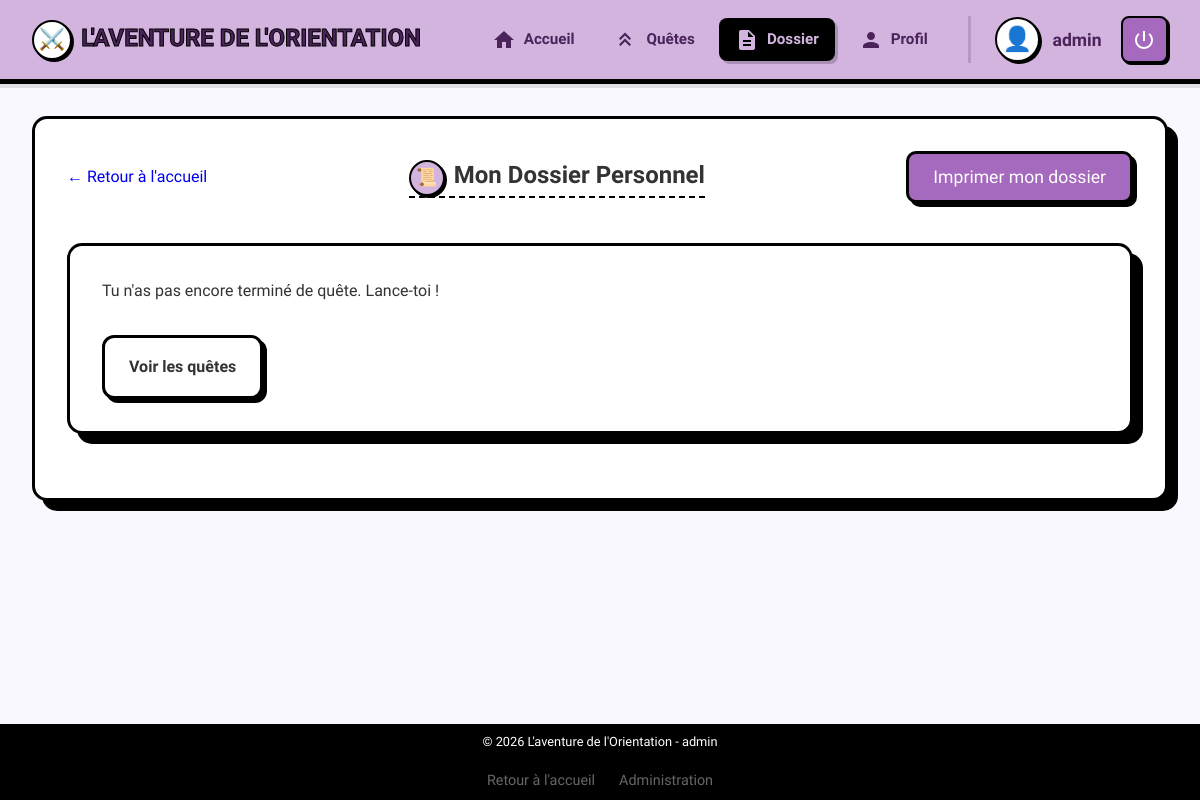
Page /dossier/ (signed in) on the committed database.
### adventure/models.py (models this page shows, shortened)
class User(AbstractUser):
    avatar = models.CharField(max_length=50, default="👤")
    age = models.IntegerField(null=True, blank=True)
    role = models.ForeignKey(Role, on_delete=models.SET_NULL, null=True, blank=True)
    level = models.ForeignKey(Level, on_delete=models.SET_NULL, null=True, blank=True)
    children = models.ManyToManyField(
        "self", symmetrical=False, related_name="parents", blank=True
    )

class Role(models.Model):
    label = models.CharField(max_length=50, unique=True)

### adventure/views.py (the view)
# urls.py: path("dossier/", views.dossier, name="dossier"),
@login_required
def dossier(request):
    user_activities = UserActivity.objects.filter(
        user=request.user, is_completed=True
    ).select_related("activity", "activity__theme")
    return render(
        request, "adventure/dossier.html", {"user_activities": user_activities}
    )

### adventure/templates/adventure/dossier.html
{% extends 'adventure/base.html' %}
{% load static %}
{% block content %}
<section id="dossier-section" class="panel view">
    <div class="header-actions">
        <a href="{% url 'adventure:dashboard' %}" class="back-home-btn" style="text-decoration: none;">&larr; Retour à l'accueil</a>
        <h2><span class="icon">📜</span> Mon Dossier Personnel</h2>
        <button id="print-btn" onclick="window.print()">Imprimer mon dossier</button>
    </div>
    <div id="dossier-content">
        {% regroup user_activities by activity.theme as theme_list %}
        {% for theme_group in theme_list %}
        <div class="theme-section">
            <h3 class="mt-2"><span class="icon">📜</span> {{ theme_group.grouper.label|default:"Autres Quêtes" }}</h3>
            <div class="manga-grid">
                {% for ua in theme_group.list %}
                <div class="activity-card">
                    <div class="activity-card-header">
                        <h3>{{ ua.activity.title }}</h3>
                        <span class="badge badge-type">Terminée ✅</span>
                    </div>
                    <div class="activity-card-body">
                        {% if ua.notes %}
                        <div class="notes-box mt-1">
                            <strong>Mes notes :</strong>
                            <p><em>{{ ua.notes }}</em></p>
                        </div>
                        {% endif %}
                        <a href="{% url 'adventure:activity_detail' ua.activity.id %}" class="open-activity mt-1" style="text-decoration: none;">Revoir la quête</a>
                    </div>
                </div>
                {% endfor %}
            </div>
        </div>
        {% empty %}
        <div class="panel text-center py-4">
            <p>Tu n'as pas encore terminé de quête. Lance-toi !</p>
            <a href="{% url 'adventure:activity_list' %}" class="cloud-btn mt-2" style="text-decoration: none; display: inline-block;">Voir les quêtes</a>
        </div>
        {% endfor %}
    </div>
</section>
{% endblock %}

### adventure/templates/adventure/base.html (shortened to what this page needs)
{% load static %}
<!DOCTYPE html>
<html lang="fr">
<head>
    <link rel="stylesheet" href="{% static 'adventure/css/style.css' %}">
</head>
<body>
    <header>
        <div class="header-container">
            <h1><a href="{% url 'adventure:home' %}" style="text-decoration: none; color: inherit;"><span class="icon">⚔️</span> L'aventure de l'Orientation</a></h1>
            <div id="user-info">
                <div id="nav-wrapper">
                    <nav id="main-nav">
                        <a href="{% url 'adventure:dashboard' %}" class="nav-btn {% if request.resolver_match.url_name == 'dashboard' %}active{% endif %}">
                            <svg class="nav-icon" viewBox="0 0 24 24" width="24" height="24"><path d="M10 20v-6h4v6h5v-8h3L12 3 2 12h3v8z"/></svg>
                            <span>Accueil</span>
                        </a>
                        <a href="{% url 'adventure:activity_list' %}" class="nav-btn {% if request.resolver_match.url_name == 'activity_list' %}active{% endif %}">
                            <svg class="nav-icon" viewBox="0 0 24 24" width="24" height="24"><path d="M14.5 18l-4.5-4.5-4.5 4.5-1.5-1.5 6-6 6 6-1.5 1.5zM14.5 12l-4.5-4.5-4.5 4.5-1.5-1.5 6-6 6 6-1.5 1.5z"/></svg>
                            <span>Quêtes</span>
                        </a>
                        <a href="{% url 'adventure:dossier' %}" class="nav-btn {% if request.resolver_match.url_name == 'dossier' %}active{% endif %}">
                            <svg class="nav-icon" viewBox="0 0 24 24" width="24" height="24"><path d="M14 2H6c-1.1 0-1.99.9-1.99 2L4 20c0 1.1.89 2 1.99 2H18c1.1 0 2-.9 2-2V8l-6-6zm2 16H8v-2h8v2zm0-4H8v-2h8v2zm-3-5V3.5L18.5 9H13z"/></svg>
                            <span>Dossier</span>
                        </a>
                        <a href="{% url 'adventure:profile' %}" class="nav-btn {% if request.resolver_match.url_name == 'profile' %}active{% endif %}">
                            <svg class="nav-icon" viewBox="0 0 24 24" width="24" height="24"><path d="M12 12c2.21 0 4-1.79 4-4s-1.79-4-4-4-4 1.79-4 4 1.79 4 4 4zm0 2c-2.67 0-8 1.34-8 4v2h16v-2c0-2.66-5.33-4-8-4z"/></svg>
                            <span>Profil</span>
                        </a>
                    </nav>
                    <div id="user-controls">
                        {% if user.is_authenticated %}
                        <div id="user-display">
                            <span id="avatar-display">{{ user.avatar }}</span>
                            <span id="username-display">{{ user.username }}</span>
                        </div>
                        <form action="{% url 'logout' %}" method="post" style="display: inline;">
                            <button type="submit" id="logout-btn" title="Déconnexion">
                                <svg class="nav-icon" viewBox="0 0 24 24" width="24" height="24"><path d="M13 3h-2v10h2V3zm4.83 2.17l-1.42 1.42C17.99 7.86 19 9.81 19 12c0 3.87-3.13 7-7 7s-7-3.13-7-7c0-2.19 1.01-4.14 2.58-5.42L6.17 5.17C4.23 6.82 3 9.26 3 12c0 4.97 4.03 9 9 9s9-4.03 9-9c0-2.74-1.23-5.18-3.17-6.83z"/></svg>
                            </button>
                        </form>
                        {% else %}
                        <a href="{% url 'login' %}" id="login-nav-btn" class="nav-btn">Connexion</a>
                        {% endif %}
                    </div>
                </div>
            </div>
        </div>
    </header>
    <main id="app">
        {% block content %}{% endblock %}
    </main>
    <footer>
        <p>&copy; 2026 L'aventure de l'Orientation - <span id="current-role">{% if user.is_authenticated %}{{ user.role.label }}{% else %}Visiteur{% endif %}</span></p>
        <div style="margin-top: 1rem; display: flex; justify-content: center; gap: 1.5rem; font-size: 0.9rem;">
            <a href="{% url 'adventure:home' %}" style="color: #666; text-decoration: none; transition: color 0.2s;" onmouseover="this.style.color='#000'" onmouseout="this.style.color='#666'">Retour à l'accueil</a>
            <a href="{% url 'adventure:admin_dashboard' %}" style="color: #666; text-decoration: none; transition: color 0.2s;" onmouseover="this.style.color='#000'" onmouseout="this.style.color='#666'">Administration</a>
        </div>
    </footer>
</body>
</html>

### rows in the picture
User: avatar "👤", username "admin", role.label "admin"
